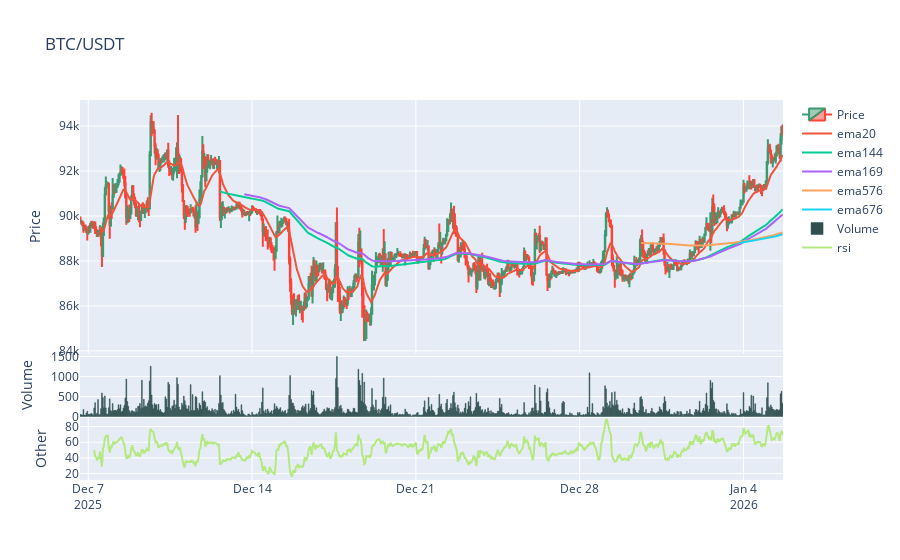

Notebook source saved alongside this figure:
### Code cell
from freqtrade.plot.plotting import generate_candlestick_graph
import talib
import numpy as np

pair = "BTC/USDT"

close = df["close"].to_numpy(dtype=np.float64)

df["ema20"] = talib.EMA(close, timeperiod=20)
df["ema144"] = talib.EMA(close, timeperiod=144)
df["ema169"] = talib.EMA(close, timeperiod=169)
df["ema576"] = talib.EMA(close, timeperiod=576)
df["ema676"] = talib.EMA(close, timeperiod=676)
df["rsi"] = talib.RSI(close, timeperiod=14)

# 绘图
graph = generate_candlestick_graph(
    data=df,
    pair=pair,
    indicators1=["ema20", "ema144", "ema169", "ema576", "ema676"],
    indicators2=["rsi"],
)
graph.show()

### Figure 1 — Plotly figure (JSON) as saved in the notebook; plotly's stock layout.template omitted (floating-point values rounded to 4 significant figures; data arrays with more than 128 entries replaced by an {"elided": "..."} marker saying what was removed)
{"data": [{"close": {"elided": "721 float values"}, "high": {"elided": "721 float values"}, "low": {"elided": "721 float values"}, "name": "Price", "open": {"elided": "721 float values"}, "type": "candlestick", "x": {"elided": "721 str values"}, "xaxis": "x", "yaxis": "y"}, {"mode": "lines", "name": "ema20", "type": "scatter", "x": {"elided": "721 str values"}, "xaxis": "x", "y": {"elided": "721 float values"}, "yaxis": "y"}, {"mode": "lines", "name": "ema144", "type": "scatter", "x": {"elided": "721 str values"}, "xaxis": "x", "y": {"elided": "721 float values"}, "yaxis": "y"}, {"mode": "lines", "name": "ema169", "type": "scatter", "x": {"elided": "721 str values"}, "xaxis": "x", "y": {"elided": "721 float values"}, "yaxis": "y"}, {"mode": "lines", "name": "ema576", "type": "scatter", "x": {"elided": "721 str values"}, "xaxis": "x", "y": {"elided": "721 float values"}, "yaxis": "y"}, {"mode": "lines", "name": "ema676", "type": "scatter", "x": {"elided": "721 str values"}, "xaxis": "x", "y": {"elided": "721 float values"}, "yaxis": "y"}, {"marker": {"color": "DarkSlateGrey", "line": {"color": "DarkSlateGrey"}}, "name": "Volume", "type": "bar", "x": {"elided": "721 str values"}, "xaxis": "x2", "y": {"elided": "721 float values"}, "yaxis": "y2"}, {"mode": "lines", "name": "rsi", "type": "scatter", "x": {"elided": "721 str values"}, "xaxis": "x3", "y": {"elided": "721 float values"}, "yaxis": "y3"}], "layout": {"modebar": {"add": ["v1hovermode", "toggleSpikeLines"]}, "title": {"text": "BTC/USDT"}, "xaxis": {"anchor": "y", "domain": [0, 1], "matches": "x3", "rangeslider": {"visible": false}, "showticklabels": false}, "xaxis2": {"anchor": "y2", "domain": [0, 1], "matches": "x3", "showticklabels": false}, "xaxis3": {"anchor": "y3", "domain": [0, 1]}, "yaxis": {"anchor": "x", "domain": [0.3335, 1], "title": {"text": "Price"}}, "yaxis2": {"anchor": "x2", "domain": [0.1667, 0.3334], "title": {"text": "Volume"}}, "yaxis3": {"anchor": "x3", "domain": [0, 0.1666], "title": {"text": "Other"}}}}
